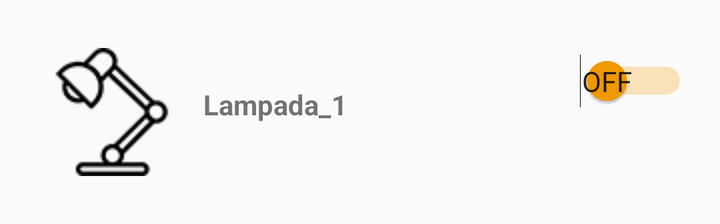
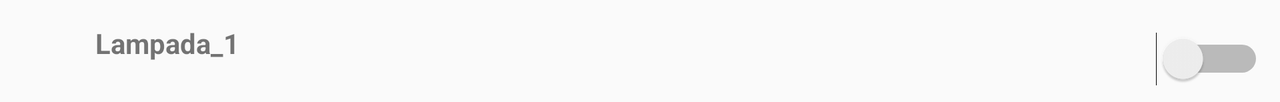

Compare how this app lays out the same screen by default and in its alternative resource folder. The renders come first, then the two layout files and the values they reference.
<!-- AndroidManifest.xml: application theme Theme.AppCompat.Light -->
<!-- res/layout/lampada_item_layout.xml -->
<?xml version="1.0" encoding="utf-8"?>
<android.support.constraint.ConstraintLayout

    xmlns:android="http://schemas.android.com/apk/res/android"
    xmlns:app="http://schemas.android.com/apk/res-auto"
    android:id="@+id/singola_lampada"
    android:layout_width="match_parent"
    android:layout_height="wrap_content"
    android:layout_margin="8dp"
    android:padding="8dp"
    android:descendantFocusability="blocksDescendants">


    <ImageView
        android:id="@+id/imageView3"
        android:layout_width="wrap_content"
        android:layout_height="wrap_content"
        android:layout_margin="8dp"
        android:layout_marginBottom="16dp"
        android:layout_marginTop="16dp"
        android:layout_weight="1"
        app:layout_constraintBottom_toBottomOf="parent"
        app:layout_constraintStart_toStartOf="parent"
        app:layout_constraintTop_toTopOf="parent"
        android:src="@drawable/lamp1_64" />

    <TextView
        android:id="@+id/testo_lampada"
        android:layout_width="wrap_content"
        android:layout_height="wrap_content"
        android:layout_marginBottom="8dp"
        android:layout_marginEnd="8dp"
        android:layout_marginStart="8dp"
        android:layout_weight="1"
        android:text="Lampada_1"
        android:textStyle="bold"
        app:layout_constraintBottom_toBottomOf="@+id/imageView3"
        app:layout_constraintEnd_toStartOf="@+id/switch_isOn"
        app:layout_constraintHorizontal_bias="0.05"
        app:layout_constraintStart_toEndOf="@+id/imageView3"
        app:layout_constraintTop_toTopOf="@+id/imageView3" />

    <Switch
        android:id="@+id/switch_isOn"
        android:layout_width="wrap_content"
        android:layout_height="wrap_content"
        android:layout_marginTop="8dp"
        android:layout_weight="1"
        app:layout_constraintBottom_toBottomOf="parent"
        app:layout_constraintEnd_toEndOf="parent"
        app:layout_constraintTop_toTopOf="parent"
        app:layout_constraintVertical_bias="0.07"
        android:trackTint="@color/arancione"
        android:thumbTint="@color/arancione"
        android:textOn="ON"
        android:textOff="OFF"
        android:showText="true"

        />
</android.support.constraint.ConstraintLayout>
<!-- resources referenced by this layout -->
<resources>
  <color name="arancione">#f49b00</color>
  <!-- drawable lamp1_64: png bitmap (drawable, 16269 bytes) -->
</resources>
<!-- res/layout-land/lampada_item_layout.xml (the repository's variant of the layout above) -->
<!-- drawn on the phone turned sideways -->
<?xml version="1.0" encoding="utf-8"?>
<android.support.constraint.ConstraintLayout

    xmlns:android="http://schemas.android.com/apk/res/android"
    xmlns:app="http://schemas.android.com/apk/res-auto"
    android:id="@+id/singola_lampada"
    android:layout_width="match_parent"
    android:layout_height="wrap_content"
    android:padding="8dp"
    android:descendantFocusability="blocksDescendants">


    <ImageView
        android:id="@+id/list_item_image"
        android:layout_width="wrap_content"
        android:layout_height="wrap_content"
        android:layout_margin="8dp"
        android:layout_marginBottom="16dp"
        android:layout_marginTop="16dp"
        android:layout_weight="1"
        app:layout_constraintBottom_toBottomOf="parent"
        app:layout_constraintStart_toStartOf="parent"
        app:layout_constraintTop_toTopOf="parent"
        app:srcCompat="@mipmap/ic_launcher" />

    <TextView
        android:id="@+id/list_item_name"
        android:layout_width="wrap_content"
        android:layout_height="wrap_content"
        android:layout_marginBottom="8dp"
        android:layout_marginEnd="8dp"
        android:layout_marginStart="8dp"
        android:layout_weight="1"
        android:text="Lampada_1"
        android:textStyle="bold"
        app:layout_constraintBottom_toBottomOf="@+id/list_item_image"
        app:layout_constraintEnd_toStartOf="@+id/switch2"
        app:layout_constraintHorizontal_bias="0.05"
        app:layout_constraintStart_toEndOf="@+id/list_item_image"
        app:layout_constraintTop_toTopOf="@+id/list_item_image" />

    <Switch
        android:id="@+id/switch2"
        android:layout_width="wrap_content"
        android:layout_height="wrap_content"
        android:layout_marginTop="8dp"
        android:layout_weight="1"
        app:layout_constraintBottom_toBottomOf="parent"
        app:layout_constraintEnd_toEndOf="parent"
        app:layout_constraintTop_toTopOf="parent"
        app:layout_constraintVertical_bias="0.07" />
</android.support.constraint.ConstraintLayout>
<!-- resources referenced by the variant -->
<!-- as the phone turned sideways resolves them -->
<resources>

</resources>
